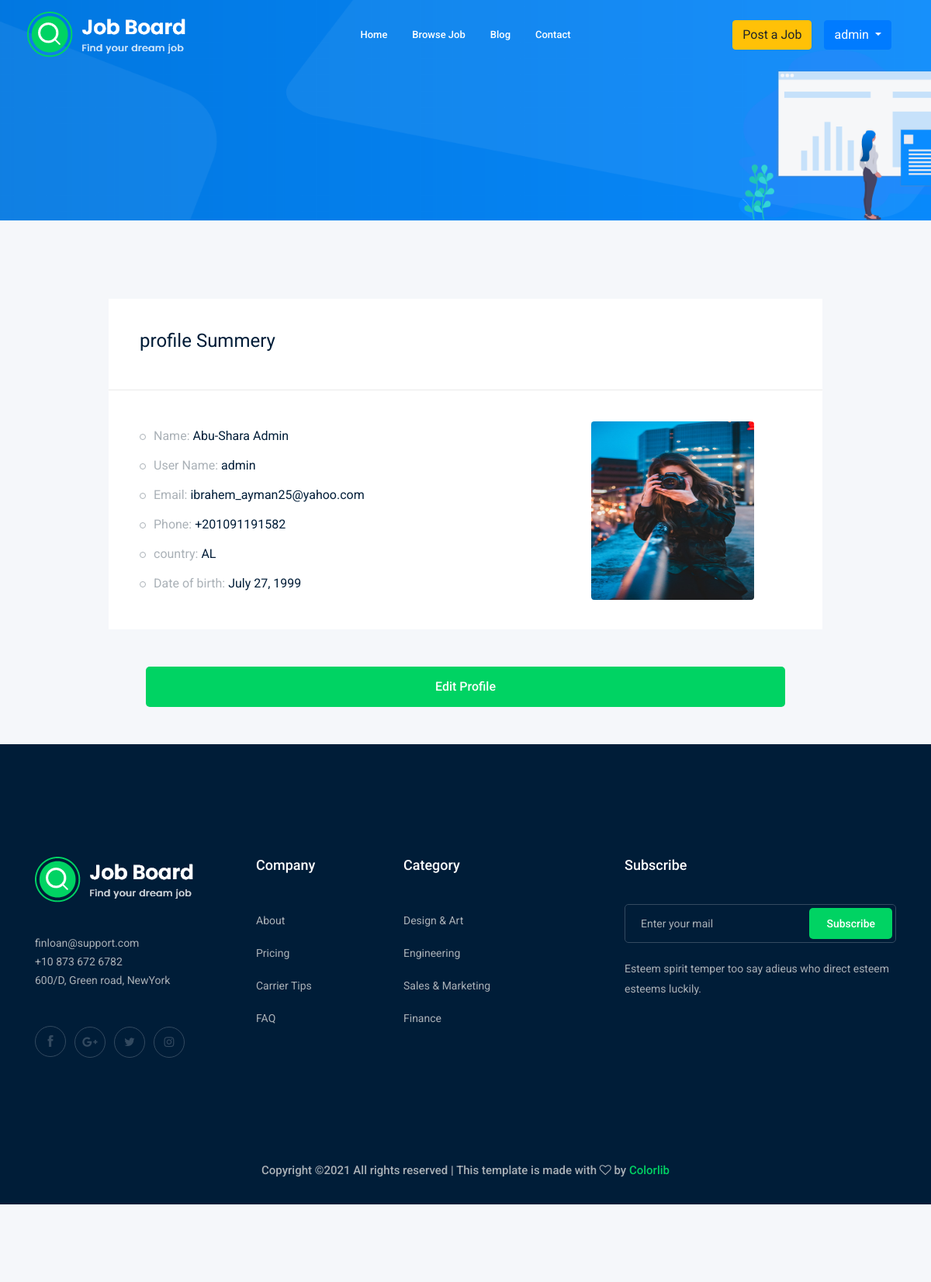
/accounts/profile/ (signed in), run on an earlier commit of the app's database.
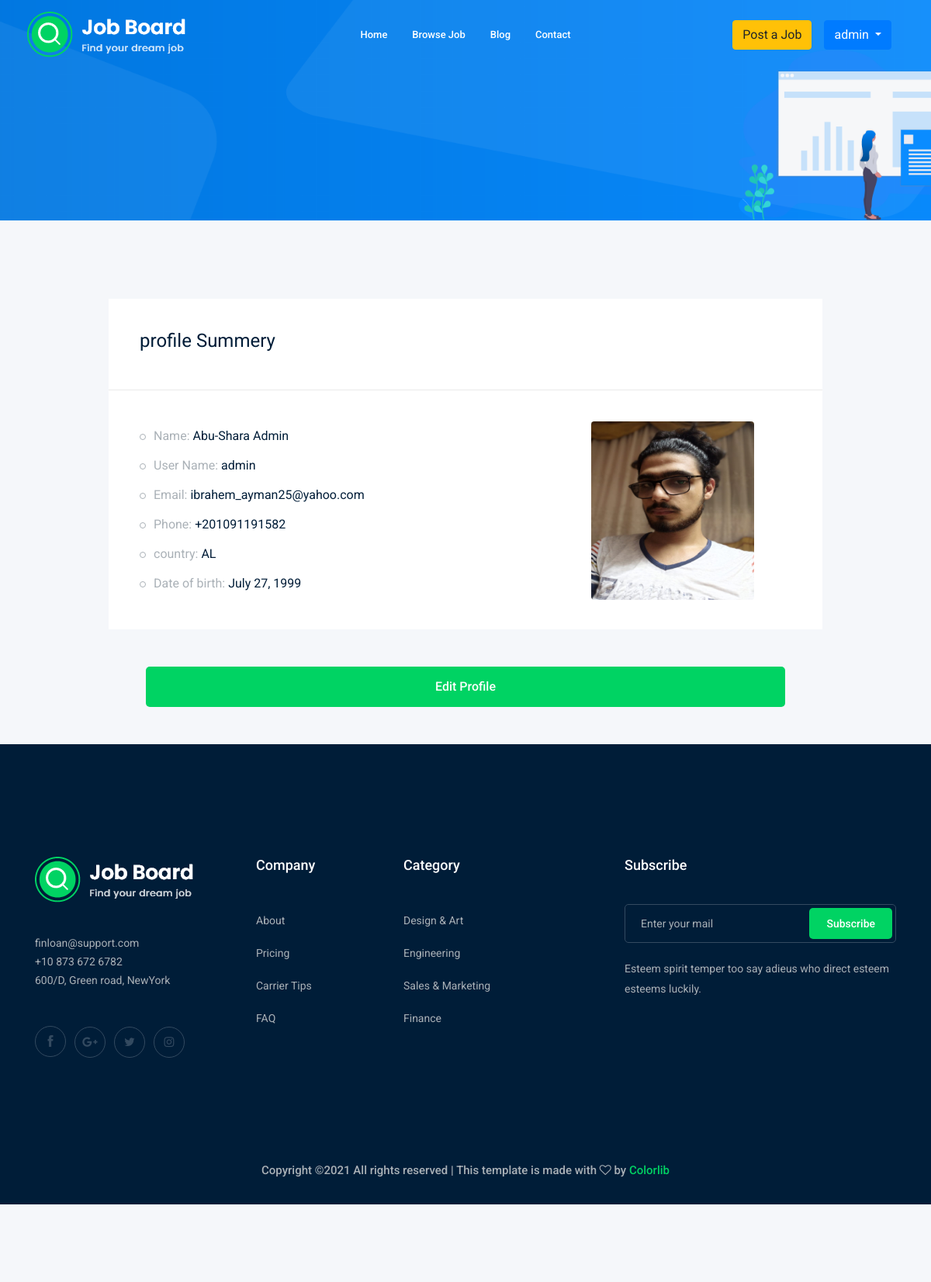
And on a later commit of the database.
### accounts/models.py (models this page shows, shortened)
class Profile(models.Model):
    user=models.OneToOneField(User,on_delete=CASCADE)
    img=models.ImageField(upload_to='images/')
    phone=PhoneNumberField()
    country=CountryField()
    birth_date = models.DateField('Date of Birth', null=True, blank=True)

### accounts/views.py (the view)
# urls.py: path('profile/',views.profile, name='profile'),
def profile(request):
    profile=Profile.objects.get(user=request.user)
    return render(request,'UI/profile.html',{'profile':profile})

### accounts/templates/UI/profile.html (shortened to what this page needs)
{% extends 'base.html' %}
{% load bootstrap4 %}
{% block bodey %}
    <div class="bradcam_area bradcam_bg_1">
        <div class="container">
            <div class="row">
                <div class="col-xl-12">
                </div>
            </div>
        </div>
    </div>
    <div class="job_details_area">
        <div class="container">
            <div class="row">
                <div class="col-lg-10  mx-auto">
                    <div class="job_sumary">
                        <div class="summery_header">
                            <h3>profile Summery</h3>
                        </div>
                        <div class="job_content">
                            <img src="{{profile.img.url}}" class="rounded float-right mx-5"  width="210px" height="230px" alt="...">
                            <ul>
                                <li>Name: <span>{{profile.user.first_name}} {{profile.user.last_name}} </span></li>
                                <li>User Name: <span>{{profile.user}}</span></li>
                                <li>Email: <span>{{profile.user.email}}</span></li>
                                <li>Phone: <span>{{profile.phone}}</span></li>
                                <li>country: <span>{{profile.country}}</span></li>
                                <li>Date of birth: <span> {{profile.birth_date}}</span></li>
                            </ul>
                        </div>
                    </div>
                    <div class="p-5">
                        <a class="boxed-btn3 w-100" href="{% url 'accounts:editprofile' %}">Edit Profile</a>
                    </div>
            </div>
        </div>
    </div>
{% endblock bodey %}

### templates/base.html (shortened to what this page needs)
{% load static %}
<!doctype html>
<html class="no-js" lang="zxx">
<head>
    <link rel="stylesheet" href="{% static 'css/bootstrap.min.css'%}">
    <link rel="stylesheet" href="{% static 'css/owl.carousel.min.css'%}">
    <link rel="stylesheet" href="{% static 'css/magnific-popup.css'%}">
    <link rel="stylesheet" href="{% static 'css/font-awesome.min.css'%}">
    <link rel="stylesheet" href="{% static 'css/themify-icons.css'%}">
    <link rel="stylesheet" href="{% static 'css/nice-select.css'%}">
    <link rel="stylesheet" href="{% static 'css/flaticon.css'%}">
    <link rel="stylesheet" href="{% static 'css/jquery-ui.css'%}">
    <link rel="stylesheet" href="{% static 'css/gijgo.css'%}">
    <link rel="stylesheet" href="{% static 'css/animate.min.css'%}">
    <link rel="stylesheet" href="{% static 'css/slicknav.css'%}">
    <link rel="stylesheet" href="{% static 'css/style.css' %}">
</head>
<body>
    <header>
        <div class="header-area ">
            <div id="sticky-header" class="main-header-area">
                <div class="container-fluid ">
                    <div class="header_bottom_border">
                        <div class="row align-items-center">
                            <div class="col-xl-3 col-lg-2">
                                <div class="logo">
                                    <a href="{% url 'home:home' %}">
                                        <img src="{% static 'img/logo.png' %}" alt="">
                                    </a>
                                </div>
                            </div>
                            <div class="col-xl-6 col-lg-7">
                                <div class="main-menu  d-none d-lg-block">
                                    <nav>
                                        <ul id="navigation">
                                            <li><a href="{% url 'home:home' %}">home</a></li>
                                            <li><a href="{% url 'jobs:job_list' %}" >Browse Job</a></li>
                                            <li><a href="#">blog</a></li>
                                            <li><a href="contact.html">Contact</a></li>
                                        </ul>
                                    </nav>
                                </div>
                            </div>
                            <div class="col-xl-3 col-lg-3 d-none d-lg-block">
                                <div class="Appointment">
                                    {% if request.user.is_authenticated %}
                                    <a class="btn btn-warning" href="{% url 'jobs:post_job' %}">Post a Job</a>
                                        <div class="dropdown">
                                        <button class="btn btn btn-primary dropdown-toggle mx-3" type="button" id="dropdownMenuButton" data-toggle="dropdown" aria-haspopup="true" aria-expanded="false">
                                           {{request.user}}
                                          </button>
                                        </div>
                                       {%else%}
                                       <a class="boxed-btn3 mx-3" href="{% url 'accounts:login' %}">Log in</a>
                                      {%endif%}
                                </div>
                            </div>
                            <div class="col-12">
                            </div>
                        </div>
                    </div>
                </div>
            </div>
        </div>
    </header>
    {% block bodey %}
    {% endblock bodey %}
    <footer class="footer">
        <div class="footer_top">
            <div class="container">
                <div class="row">
                    <div class="col-xl-3 col-md-6 col-lg-3">
                        <div class="footer_widget wow fadeInUp" data-wow-duration="1s" data-wow-delay=".3s">
                            <div class="footer_logo">
                                <a href="#">
                                    <img src="{% static 'img/logo.png' %}" alt="">
                                </a>
                            </div>
                            <p>
                                finloan@support.com <br>
                                +10 873 672 6782 <br>
                                600/D, Green road, NewYork
                            </p>
                            <div class="socail_links">
                                <ul>
                                    <li>
                                        <a href="#">
                                            <i class="ti-facebook"></i>
                                        </a>
                                    </li>
                                    <li>
                                        <a href="#">
                                            <i class="fa fa-google-plus"></i>
                                        </a>
                                    </li>
                                    <li>
                                        <a href="#">
                                            <i class="fa fa-twitter"></i>
                                        </a>
                                    </li>
                                    <li>
                                        <a href="#">
                                            <i class="fa fa-instagram"></i>
                                        </a>
                                    </li>
                                </ul>
                            </div>
                        </div>
                    </div>
                    <div class="col-xl-2 col-md-6 col-lg-2">
                        <div class="footer_widget wow fadeInUp" data-wow-duration="1.1s" data-wow-delay=".4s">
                            <h3 class="footer_title">
                                Company
                            </h3>
                            <ul>
                                <li><a href="#">About </a></li>
                                <li><a href="#"> Pricing</a></li>
                                <li><a href="#">Carrier Tips</a></li>
                                <li><a href="#">FAQ</a></li>
                            </ul>
                        </div>
                    </div>
                    <div class="col-xl-3 col-md-6 col-lg-3">
                        <div class="footer_widget wow fadeInUp" data-wow-duration="1.2s" data-wow-delay=".5s">
                            <h3 class="footer_title">
                                Category
                            </h3>
                            <ul>
                                <li><a href="#">Design & Art</a></li>
                                <li><a href="#">Engineering</a></li>
                                <li><a href="#">Sales & Marketing</a></li>
                                <li><a href="#">Finance</a></li>
                            </ul>
                        </div>
                    </div>
                    <div class="col-xl-4 col-md-6 col-lg-4">
                        <div class="footer_widget wow fadeInUp" data-wow-duration="1.3s" data-wow-delay=".6s">
                            <h3 class="footer_title">
                                Subscribe
                            </h3>
                            <form action="#" class="newsletter_form">
                                <input type="text" placeholder="Enter your mail">
                                <button type="submit">Subscribe</button>
                            </form>
                            <p class="newsletter_text">Esteem spirit temper too say adieus who direct esteem esteems
                                luckily.</p>
                        </div>
                    </div>
                </div>
            </div>
        </div>
        <div class="copy-right_text wow fadeInUp" data-wow-duration="1.4s" data-wow-delay=".3s">
            <div class="container">
                <div class="row">
                    <div class="col-xl-12">
                        <p class="copy_right text-center">
Copyright &copy;<script>document.write(new Date().getFullYear());</script> All rights reserved | This template is made with <i class="fa fa-heart-o" aria-hidden="true"></i> by <a href="https://colorlib.com" target="_blank">Colorlib</a>
                        </p>
                    </div>
                </div>
            </div>
        </div>
    </footer>
</body>
</html>

What changed in the data, as far as the page shows it:
changed Profile "AL": img: a different picture
